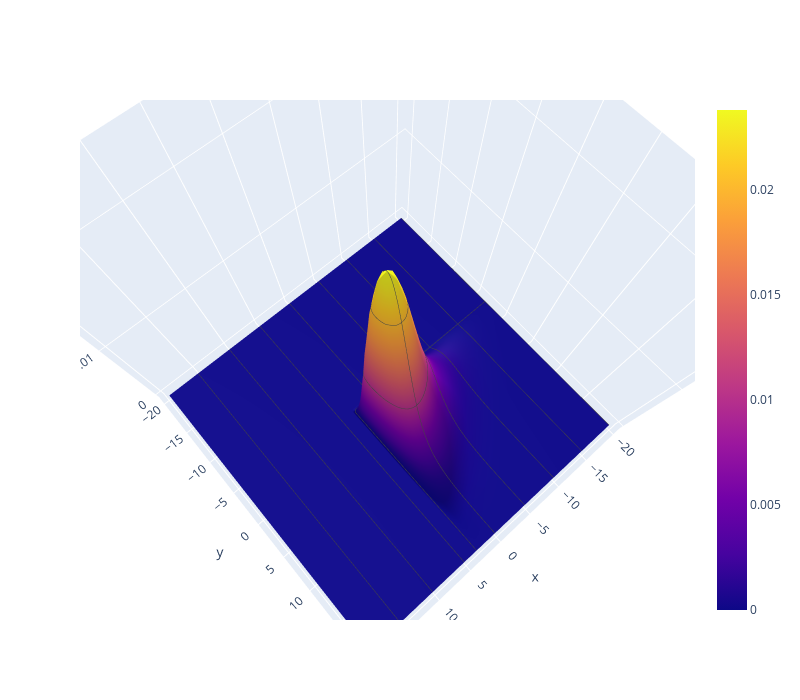

The notebook cell saved with this chart:
### Code cell
x = np.arange(-20, 20, 0.5)
y = np.arange(-20, 20, 0.5)

passer = [-20, 20]
rusher = [0, 0]
print((passer[0]-rusher[0]) / (abs(passer[0])+abs(passer[1])), (passer[1]-rusher[1]) /(abs(passer[0])+abs(passer[1])))

X, Y = np.meshgrid(x, y)
z = np.c_[X.ravel(),Y.ravel()]
Z = gaussian2d(z, mu, sigma)
# Z = Z * np.sqrt(chi2.pdf(X.reshape(6400,) * (passer[0]-rusher[0]) / (abs(passer[0])+abs(passer[1])) + 4, 6) * chi2.pdf(Y.reshape(6400,) * (passer[1]-rusher[1]) / (abs(passer[0])+abs(passer[1])) + 4, 6)) 
Z = (chi2.pdf(X.reshape(6400,) * 2 * \
                     (passer[0]-rusher[0]) / (abs(passer[0])+abs(passer[1])) + 3, 5) * \
            chi2.pdf(Y.reshape(6400,) * 2 * \
                     (passer[1]-rusher[1]) / (abs(passer[0])+abs(passer[1])) + 3, 5)) 
src_Z = Z
shape = X.shape
Z = Z.reshape(shape)

#二次元正規分布をplot
# fig = plt.figure(figsize = (15, 15))
# ax = fig.add_subplot(111, projection='3d')

# ax.plot_surface(X, Y, Z, rstride=1, cstride=1, cmap=cm.coolwarm)
# plt.show()
import plotly.graph_objects as go
fig = go.Figure(data=[go.Surface(z=Z,x=X,y=Y, contours = {
        "x": {"show": True},
        "z": {"show": True}
    })])
fig.update_layout(
    autosize=False,
    width=800,
    height=700
)
fig.show()

### Figure 1 — Plotly figure (JSON) as saved in the notebook; plotly's stock layout.template omitted (floating-point values rounded to 4 significant figures; data arrays with more than 128 entries replaced by an {"elided": "..."} marker saying what was removed)
{"data": [{"contours": {"x": {"show": true}, "z": {"show": true}}, "type": "surface", "x": {"elided": "80x80 float values"}, "y": {"elided": "80x80 float values"}, "z": {"elided": "80x80 float values"}}], "layout": {"autosize": false, "height": 700, "scene": {"aspectmode": "auto", "aspectratio": {"x": 1, "y": 1, "z": 1}, "camera": {"center": {"x": 0, "y": 0, "z": 0}, "eye": {"x": 0.3063, "y": 0.3519, "z": 1.373}, "projection": {"type": "perspective"}, "up": {"x": 0, "y": 0, "z": 1}}}, "width": 800}}
